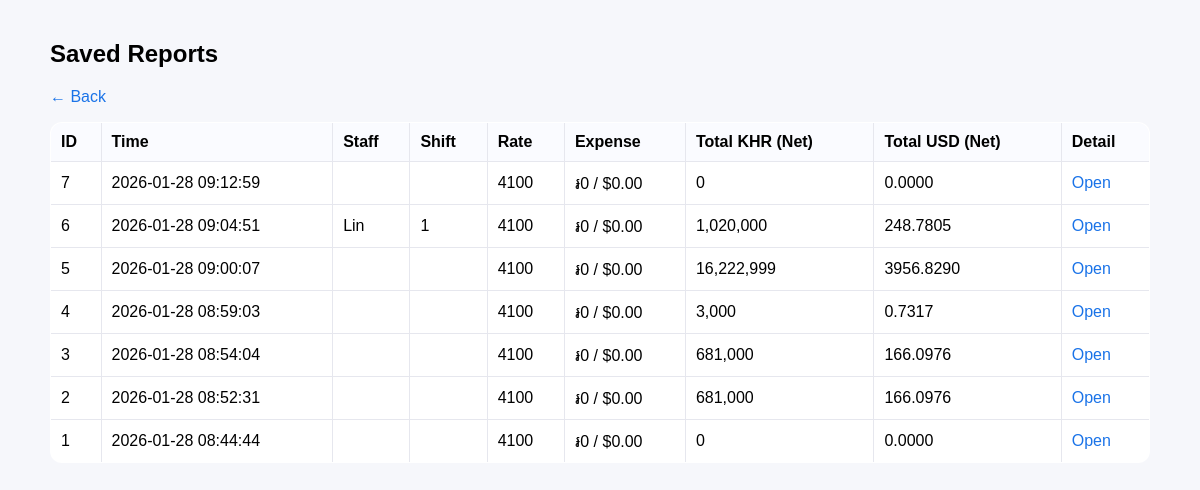
Page /reports on the committed database.
### tables this page shows
CREATE TABLE reports (
            id INTEGER PRIMARY KEY AUTOINCREMENT,
            created_at TEXT NOT NULL,
            staff TEXT,
            shift TEXT,
            exchange_rate INTEGER NOT NULL,

            visa_usd REAL NOT NULL DEFAULT 0,
            aba_khr INTEGER NOT NULL DEFAULT 0,
            ac_usd REAL NOT NULL DEFAULT 0,
            ac_khr INTEGER NOT NULL DEFAULT 0,

            pos_usd REAL NOT NULL DEFAULT 0,

            cash_usd REAL NOT NULL,
            cash_khr INTEGER NOT NULL,

            total_khr INTEGER NOT NULL,
            total_usd REAL NOT NULL,

            note TEXT
        , expense_usd REAL NOT NULL DEFAULT 0, expense_khr INTEGER NOT NULL DEFAULT 0);

### app.py (the view)
@app.get("/reports")
def reports():
    conn = db()
    rows = conn.execute("SELECT * FROM reports ORDER BY id DESC LIMIT 200").fetchall()
    conn.close()
    return render_template("reports.html", rows=rows)

### app.py (called while the page is built)
def db():
    conn = sqlite3.connect(DB_PATH)
    conn.row_factory = sqlite3.Row
    return conn

### templates/reports.html (shortened to what this page needs)
<!doctype html>
<html>
<head>
</head>
<body>
<div class="wrap">
  <h2>Saved Reports</h2>
  <p><a href="/">← Back</a></p>
  <table>
    <thead>
      <tr>
        <th>ID</th><th>Time</th><th>Staff</th><th>Shift</th>
        <th>Rate</th><th>Expense</th><th>Total KHR (Net)</th><th>Total USD (Net)</th><th>Detail</th>
      </tr>
    </thead>
    <tbody>
      {% for r in rows %}
      <tr>
        <td>{{ r.id }}</td>
        <td>{{ r.created_at }}</td>
        <td>{{ r.staff }}</td>
        <td>{{ r.shift }}</td>
        <td>{{ r.exchange_rate }}</td>
        <td>៛{{ "{:,}".format(r.expense_khr) }} / ${{ "%.2f"|format(r.expense_usd) }}</td>
        <td>{{ "{:,}".format(r.total_khr) }}</td>
        <td>{{ "%.4f"|format(r.total_usd) }}</td>
        <td><a href="/reports/{{ r.id }}">Open</a></td>
      </tr>
      {% endfor %}
    </tbody>
  </table>
</div>
</body>
</html>

### templates/reports.html (style rules this page uses)
body { font-family:Arial,"Noto Sans Khmer",sans-serif;background:#f6f7fb;margin:0;padding:20px }
.wrap { max-width:1100px;margin:0 auto }
table { width:100%;border-collapse:collapse;background:#fff;border:1px solid #e6e7ee;border-radius:12px;overflow:hidden }
th,td { border:1px solid #e6e7ee;padding:10px;text-align:left }
th { background:#fafbff }
a { color:#1a73e8;text-decoration:none }

### rows in the picture
reports: id "7", created_at "2026-01-28 09:12:59", exchange_rate "4100", expense_khr "0", expense_usd "0.00", total_khr "0", total_usd "0.0000"
reports: id "6", created_at "2026-01-28 09:04:51", staff "Lin", shift "1", exchange_rate "4100", expense_khr "0", expense_usd "0.00", total_khr "1,020,000", total_usd "248.7805"
reports: id "5", created_at "2026-01-28 09:00:07", exchange_rate "4100", expense_khr "0", expense_usd "0.00", total_khr "16,222,999", total_usd "3956.8290"
reports: id "4", created_at "2026-01-28 08:59:03", exchange_rate "4100", expense_khr "0", expense_usd "0.00", total_khr "3,000", total_usd "0.7317"
reports: id "3", created_at "2026-01-28 08:54:04", exchange_rate "4100", expense_khr "0", expense_usd "0.00", total_khr "681,000", total_usd "166.0976"
reports: id "2", created_at "2026-01-28 08:52:31", exchange_rate "4100", expense_khr "0", expense_usd "0.00", total_khr "681,000", total_usd "166.0976"
reports: id "1", created_at "2026-01-28 08:44:44", exchange_rate "4100", expense_khr "0", expense_usd "0.00", total_khr "0", total_usd "0.0000"
